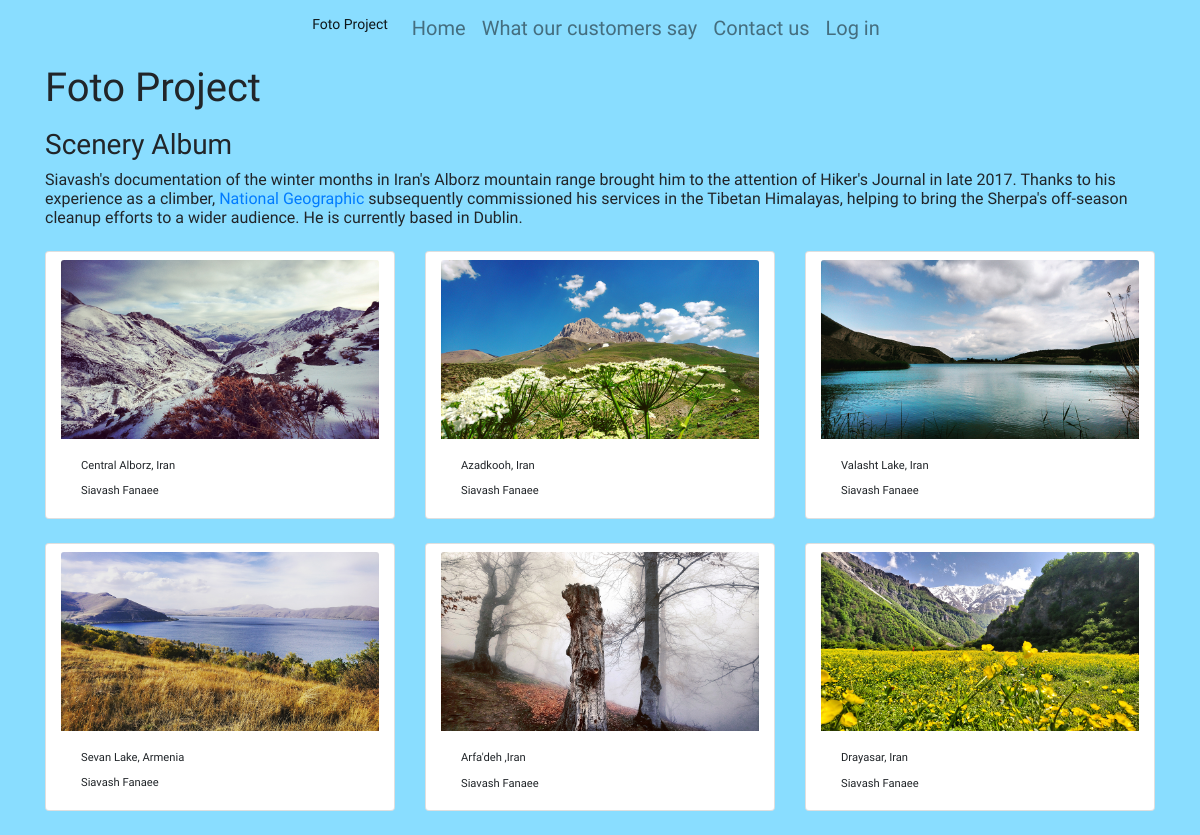
/album-scenary.php, run on the app's committed database.
### tables this page shows
CREATE TABLE IF NOT EXISTS `image` (
  `id` int(11) NOT NULL AUTO_INCREMENT,
  `path` text NOT NULL,
  `location` varchar(50) NOT NULL,
  `photographer` varchar(50) NOT NULL,
  `description` text NOT NULL,
  `type` int(11) NOT NULL,
  `alt` varchar(50) NOT NULL,
  PRIMARY KEY (`id`)
);

### app/views/album-item.php (the view)
<div class="col-lg-4 col-md-6 col-sm-6 col-6 pb-4">
    <div class="card container pt-2">
        <?php
            if (array_key_exists("user_id", $_SESSION)) {
                if (($_SESSION["user_type"] == $type) || ($_SESSION["user_type"] == 3)) {
                    $modal = "detailModal" . $row['id'];
                    include __DIR__ . "/album-detail-modal.php";
                } else {
                    $modal = "typeInvalidModal";
                }
            }
            else {
                $modal = "loginModal";
            }
        ?>
        <div class="popup" data-toggle="modal" data-target="#<?php echo $modal ?>">
            <img class="card-img-top" src="images/<?php echo $row['path'] ?>" alt="A pic of Iran">
        </div>
        <div class="card-body">
            <h5 class="card-title"><?php echo $row['location'] ?></h5>
            <h5 class="card-text"><?php echo $row['photographer'] ?></h5>
        </div>
    </div>
</div>

### album-scenary.php (shortened to what this page needs)
<!DOCTYPE html>
<html lang="en">
<head>
    <?php require __DIR__ . "/app/views/head.php"; ?>
</head>
<body class="album">
    <?php require __DIR__ . "/app/views/header.php"; ?>
    <main>
        <div class="container">
            <h1 class="pb-2">Foto Project</h1>
            <h3>Scenery Album</h3>
            <h6>Siavash's documentation of the winter months in Iran's Alborz mountain range
                brought him to the attention of Hiker's Journal in late 2017. Thanks to his
                experience as a climber, <a href="https://www.nationalgeographic.com/" target="_blank">
                National Geographic</a> subsequently commissioned
                his services in the Tibetan Himalayas, helping to bring the Sherpa's off-season
                cleanup efforts to a wider audience. He is currently based in Dublin.</h6>
            <div class="row pt-3">
                <?php
                require __DIR__ . "/app/src/connect.php";
                $type = 1;
                $result = $conn->query(
                    "SELECT * FROM `image` WHERE type = $type"
                );
                while ($row = mysqli_fetch_assoc($result)) {
                    include __DIR__ . "/app/views/album-item.php";
                } ?>
            </div>
        </div>
    </main>
</body>
</html>

### app/views/head.php (shortened to what this page needs)
<link rel="stylesheet" href="https://maxcdn.bootstrapcdn.com/bootstrap/4.5.2/css/bootstrap.min.css">
<link rel="stylesheet" href="css\styles.css">

### app/views/header.php (shortened to what this page needs)
<header class="d-flex justify-content-center">
    <nav class="navbar navbar-expand-md navbar-light h5">
        <div class="navbar-header">
            <a class="navbar-brand" href="aboutus.php">
                <h5>Foto Project</h5>
            </a>
        </div>
        <div class="collapse navbar-collapse" id="dropdown">
            <ul class="navbar-nav">
                <li class="nav-item"><a class="nav-link" href="index.php">Home</a></li>
                <li class="nav-item"><a class="nav-link" href="testimonial.php">What our customers say</a></li>
                <li class="nav-item"><a class="nav-link" href="contactus.php">Contact us</a></li>
                <?php
                if (array_key_exists("user_id", $_SESSION)) {
                    echo '<li class="nav-item"><a class="nav-link" href="logout.php">Log out</a> </li>';
                } else {
                    echo '<li class="nav-item"><a class="nav-link" href="members.php">Log in</a> </li>';
                }
                ?>
            </ul>
        </div>
    </nav>
</header>

### css/styles.css (style rules this page uses)
.album, .testimonial { background-color:rgb(137, 221, 255) }
header, main, .jumbotron, .card-title, .carousel, .pb-2, #filter, form { font-family: 'New Tegomin', serif; }
h5 { font-size: 0.7em; }

### data on the page
image: path (picture), location "Central Alborz, Iran", photographer "Siavash Fanaee"
image: path (picture), location "Azadkooh, Iran", photographer "Siavash Fanaee"
image: path (picture), location "Valasht Lake, Iran", photographer "Siavash Fanaee"
image: path (picture), location "Sevan Lake, Armenia", photographer "Siavash Fanaee"
image: path (picture), location "Arfa'deh ,Iran", photographer "Siavash Fanaee"
image: path (picture), location "Drayasar, Iran", photographer "Siavash Fanaee"
